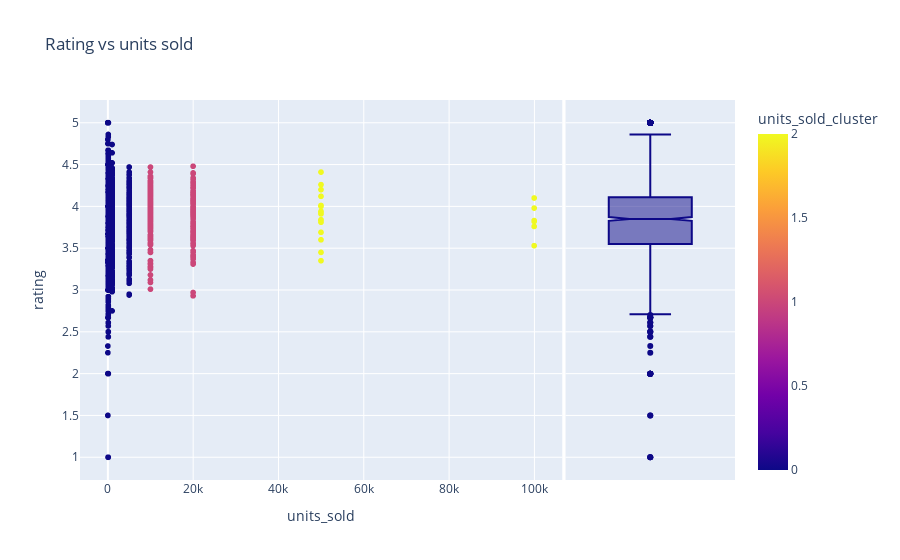

Notebook source saved alongside this figure:
### Code cell
px.scatter(df,x='units_sold',y='rating', color='units_sold_cluster', marginal_y ='box',title='Rating vs units sold')

### Figure 1 — Plotly figure (JSON) as saved in the notebook; plotly's stock layout.template omitted (floating-point values rounded to 4 significant figures; data arrays with more than 128 entries replaced by an {"elided": "..."} marker saying what was removed)
{"data": [{"hovertemplate": "units_sold=%{x}<br>rating=%{y}<br>units_sold_cluster=%{marker.color}<extra></extra>", "legendgroup": "", "marker": {"color": {"elided": "1539 int values"}, "coloraxis": "coloraxis", "symbol": "circle"}, "mode": "markers", "name": "", "showlegend": false, "type": "scattergl", "x": {"elided": "1539 int values"}, "xaxis": "x", "y": {"elided": "1539 float values"}, "yaxis": "y"}, {"alignmentgroup": "True", "hovertemplate": "rating=%{y}<extra></extra>", "legendgroup": "", "marker": {"color": "#0d0887", "symbol": "circle"}, "name": "", "notched": true, "offsetgroup": "", "showlegend": false, "type": "box", "xaxis": "x2", "y": {"elided": "1539 float values"}, "yaxis": "y2"}], "layout": {"coloraxis": {"colorbar": {"title": {"text": "units_sold_cluster"}}, "colorscale": [[0, "#0d0887"], [0.1111, "#46039f"], [0.2222, "#7201a8"], [0.3333, "#9c179e"], [0.4444, "#bd3786"], [0.5556, "#d8576b"], [0.6667, "#ed7953"], [0.7778, "#fb9f3a"], [0.8889, "#fdca26"], [1, "#f0f921"]]}, "legend": {"tracegroupgap": 0}, "title": {"text": "Rating vs units sold"}, "xaxis": {"anchor": "y", "domain": [0, 0.7363], "title": {"text": "units_sold"}}, "xaxis2": {"anchor": "y2", "domain": [0.7413, 1], "matches": "x2", "showgrid": false, "showline": false, "showticklabels": false, "ticks": ""}, "yaxis": {"anchor": "x", "domain": [0, 1], "title": {"text": "rating"}}, "yaxis2": {"anchor": "x2", "domain": [0, 1], "matches": "y", "showgrid": true, "showticklabels": false}}}
